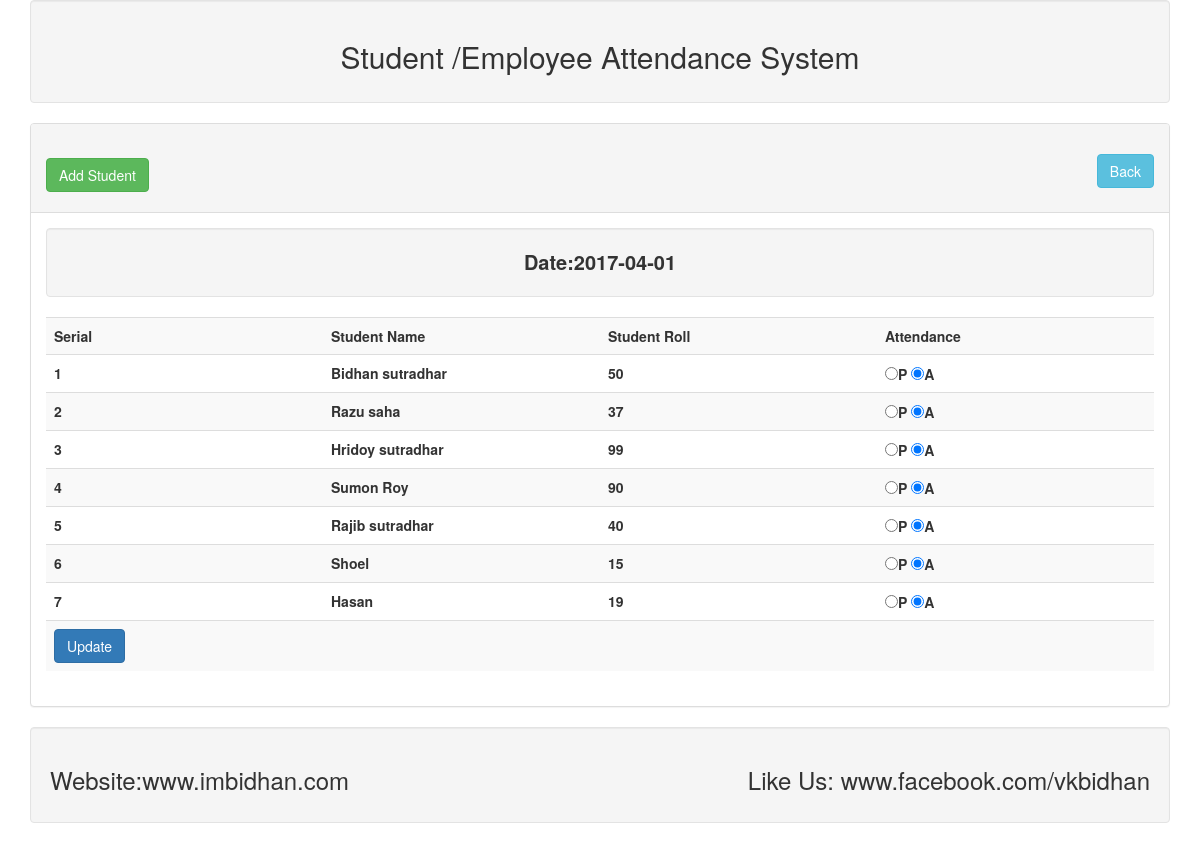
Page /student_view.php?dt=2017-04-01 on the committed database.
### tables this page shows
CREATE TABLE `tbl_student` (
  `id` int(11) NOT NULL,
  `name` varchar(255) NOT NULL,
  `roll` int(11) NOT NULL
);

CREATE TABLE `tbl_attendance` (
  `id` int(11) NOT NULL,
  `roll` int(11) NOT NULL,
  `attend` varchar(255) NOT NULL,
  `att_time` date NOT NULL
);

### lib/Database.php (called while the page is built, shortened)
<?php
Class Database{
  public $host   = DB_HOST;
  public $user   = DB_USER;
  public $pass   = DB_PASS;
  public $dbname = DB_NAME;
  public $link;
  private function connectDB(){
    $this->link = new mysqli($this->host, $this->user, $this->pass,
    $this->dbname);
  }
  public function select($query){
    $result = $this->link->query($query) or die($this->link->error.__LINE__);
    if($result->num_rows > 0){
      return $result;
    } else {
      return false;
    }
  }
}

### lib/Student.php (called while the page is built, shortened)
<?php
  $filepath = realpath(dirname(__FILE__));
  include_once($filepath.'/Database.php');
?>
<?php
class Student{
	private $db;
	public function __construct(){
		$this->db = new Database();
	}
	public function getAllData($dt){
		$query   = "SELECT tbl_student.name, tbl_attendance.* FROM tbl_student INNER JOIN tbl_attendance ON tbl_student.roll = tbl_attendance.roll WHERE att_time='$dt' ";
		$result = $this->db->select($query);
		return $result;
	}
}
?>

### student_view.php (the view, shortened to what this page needs)
<?php include 'inc/header.php'; ?>
<?php include 'lib/Student.php'; ?>
<?php
	$dt = $_GET['dt'];
	$stu = new Student();
?>
<div class='alert alert-danger' style="display: none;"><strong>Student Roll Missing !</div>
<div class="panel panel-default">
	<div class="panel-heading">
		<h2>
			<a class="btn btn-success" href="add.php">Add Student</a>
			<a class="btn btn-info pull-right" href="date_view.php">Back</a>
		</h2>
	</div>
	<div class="panel-body">
		<div class="well text-center" style="font-size: 20px;">
			<strong>Date:</strong><?php echo $dt; ?>
		</div>
		<form action="" method="POST">
			<table class="table table-striped">
				<tr>
					<th width="25%">Serial</th>
					<th width="25%">Student Name</th>
					<th width="25%">Student Roll</th>
					<th width="25%">Attendance</th>
				</tr>
				<?php
					$get_sutdent = $stu->getAllData($dt);
					if ($get_sutdent) {
					$i=0;
					while ($result = $get_sutdent->fetch_assoc()) {
					$i++;
				?>
				<tr>
					<td><?php echo $i; ?></td>
					<td><?php echo $result['name']; ?></td>
					<td><?php echo $result['roll']; ?></td>
					<td>
						<input type="radio" name="attend[<?php echo $result['roll']; ?>]" id="" value="present" <?php if($result['attend'] == "present") echo "checked"; ?> />P
						<input type="radio" name="attend[<?php echo $result['roll']; ?>]" id="" value="absent" <?php if($result['attend'] == "absent") echo "checked"; ?> />A
					</td>
				</tr>
				<?php } } ?>
				<tr>
					<td colspan="4"><input class="btn btn-primary" type="submit" name="submit" value="Update" ></td>
				</tr>
			</table>
		</form>
	</div>
</div>
<?php include 'inc/footer.php'; ?>

### rows in the picture
tbl_student: name "Bidhan sutradhar", tbl_attendance.roll "50"
tbl_attendance: attend "☑"
tbl_student: name "Razu saha", tbl_attendance.roll "37"
tbl_attendance: attend "☑"
tbl_student: name "Hridoy sutradhar", tbl_attendance.roll "99"
tbl_attendance: attend "☑"
tbl_student: name "Sumon Roy", tbl_attendance.roll "90"
tbl_attendance: attend "☑"
tbl_student: name "Rajib sutradhar", tbl_attendance.roll "40"
tbl_attendance: attend "☑"
tbl_student: name "Shoel", tbl_attendance.roll "15"
tbl_attendance: attend "☑"
tbl_student: name "Hasan", tbl_attendance.roll "19"
tbl_attendance: attend "☑"

### other values in the picture
$dt "2017-04-01"
